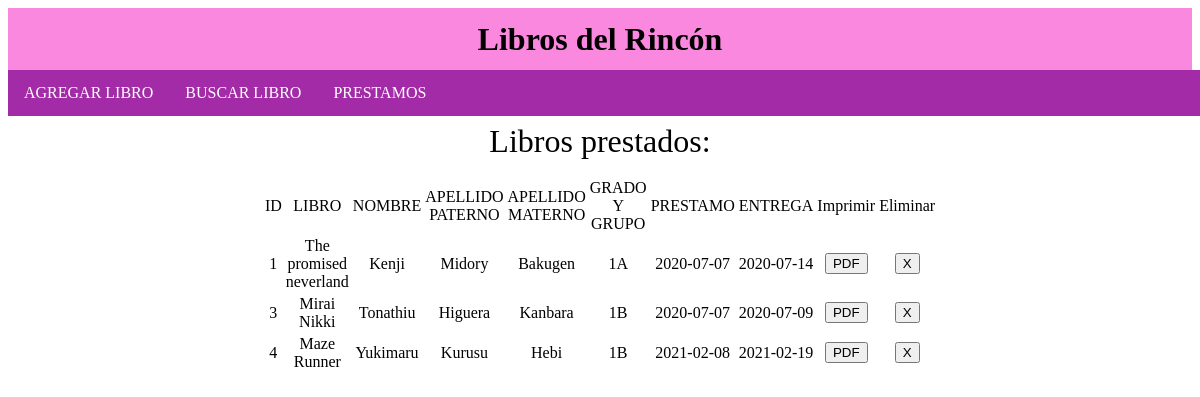
/vistas/libros_pres.php, run on the app's committed database.
### tables this page shows
CREATE TABLE `prestamos` (
  `id_p` int(11) NOT NULL,
  `id_lib` int(11) NOT NULL,
  `id_alu` int(11) NOT NULL,
  `fecha_prestamo` date NOT NULL,
  `fecha_entrega` date NOT NULL
);

CREATE TABLE `libros` (
  `id_libro` int(11) NOT NULL,
  `titulo` varchar(50) NOT NULL,
  `auto` int(50) NOT NULL,
  `edi` int(150) NOT NULL,
  `status` varchar(20) NOT NULL
);

CREATE TABLE `alumnos` (
  `No_alu` int(11) NOT NULL,
  `Nombre_alu` varchar(50) NOT NULL,
  `Apellido_P` varchar(50) NOT NULL,
  `Apellido_M` varchar(50) NOT NULL,
  `grado_grupo` varchar(10) NOT NULL
);

### vistas/libros_pres.php (the view, shortened to what this page needs)
<?php
include_once '../conexion.php';
$showaut="SELECT * FROM prestamos, alumnos, libros WHERE id_libro=id_lib && No_alu=id_alu ORDER BY id_p ASC";
     $res=$conexion->query($showaut);
$rows = $res->num_rows;
?>
<!DOCTYPE html>
<html>
<head>
<link rel="stylesheet" type="text/css" href="css/styleMenu.css">
  <link rel="stylesheet" type="text/css" href="css/tabla.css">
</head>
<body>
	<div class="header">
	<h1><a href="principal.php">Libros del Rincón</a></h1></div>
	<nav><ul>
  <li class="dropdown">
    <a href="AgregarL.php" class="dropbtn">AGREGAR LIBRO</a>
  </li>
  <li class="dropdown">
    <a href="../buscarLib.php" class="dropbtn">BUSCAR LIBRO</a>
  </li>
  <li class="dropdown">
    <a href="prestamo.php" class="dropbtn">PRESTAMOS</a>
  </li>
</ul>
</nav>
<br><br>
<center><p><FONT SIZE=6>Libros prestados:</font></p></center>
<main>
  <?php if($rows > 0) { ?>
   <table align="center">
   <thead>
    				<tr>
    					<td>ID</td>
              <td>LIBRO</td>
    					<td>NOMBRE</td>
						<td>APELLIDO PATERNO</td>
            <td>APELLIDO MATERNO</td>
            <td>GRADO Y GRUPO</td>
            <td>PRESTAMO</td>
            <td>ENTREGA</td>
						<td> Imprimir</td>
						<td> Eliminar </td>
    				</tr>
        <tbody>
          <?php while($row=$res->fetch_assoc()){ ?>
            <tr>
    					<td><?php echo $row['id_p'];?></td>
              <td><?php echo $row['titulo'];?></td>
              <td><?php echo $row['Nombre_alu'];?></td>
              <td><?php echo $row['Apellido_P'];?></td>
              <td><?php echo $row['Apellido_M'];?></td>
              <td><?php echo $row['grado_grupo'];?></td>
              <td><?php echo $row['fecha_prestamo'];?></td>
              <td><?php echo $row['fecha_entrega'];?></td>
        <td><button class="button" onclick="PDF()" style="width:auto;">PDF</button><br></td>
        <td><FORM><input name="button" type="button" onclick="ConfirmElimPres()" value="X"/></FORM></td>
        </tr>
        <?php } ?>
        </tbody></table><br><br>
<?php } else { ?>
    <br><center><h1>NO SE ENCONTRARON PRESTAMOS</h1></center><br><br>
    <?php } ?>
</main>
</body>
</html>

### vistas/css/styleMenu.css (style rules this page uses)
* { box-sizing: border-box; }
body { background-color: rgba(255, 255, 255, 0.7); }
.header { padding: 0px; overflow: auto; text-align: center; background: rgba(248, 19, 191, 0.5); color: black; margin:auto; line-height:20px; font-family: Time New Roman; }
nav { list-style-type: none; overflow: auto; margin: auto; position: fixed; top: 70px; padding: 0; width: 100%; height: auto; background-color:rgb(164, 43, 168); }
ul { list-style-type: none; margin: 0; padding: 0; overflow: hidden; }
li { float: left; }
li a, .dropbtn { display: inline-block; color: white; text-align: center; padding: 14px 16px; text-decoration: none; }
a { display: inline-block; color: black; text-align: center; text-decoration: none; }

### vistas/css/tabla.css (style rules this page uses)
table, th, td { width:50%; text-align: center; }

### data on the page
prestamos: id_p "1", id_lib.titulo "The promised neverland", id_alu.Nombre_alu "Kenji", id_alu.Apellido_P "Midory", id_alu.Apellido_M "Bakugen", id_alu.grado_grupo "1A", fecha_prestamo "2020-07-07", fecha_entrega "2020-07-14"
prestamos: id_p "3", id_lib.titulo "Mirai Nikki", id_alu.Nombre_alu "Tonathiu", id_alu.Apellido_P "Higuera", id_alu.Apellido_M "Kanbara", id_alu.grado_grupo "1B", fecha_prestamo "2020-07-07", fecha_entrega "2020-07-09"
prestamos: id_p "4", id_lib.titulo "Maze Runner", id_alu.Nombre_alu "Yukimaru", id_alu.Apellido_P "Kurusu", id_alu.Apellido_M "Hebi", id_alu.grado_grupo "1B", fecha_prestamo "2021-02-08", fecha_entrega "2021-02-19"
